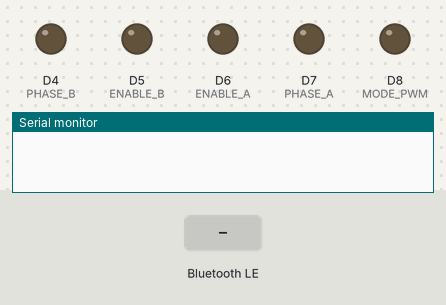
Bench run of a sketch on a simulated Arduino Nano 33 IoT. Parts: output pins drawn as LEDs (lit = HIGH), the last lines printed to the serial monitor. The test bench sets the inputs (shaded band). Nothing arrives over Bluetooth unless stated; a phone connects over Bluetooth LE 3 s after start; pins used as bus, display or sensor lines are not drawn.

Above: at 0.0 s.
At 4.3 s:
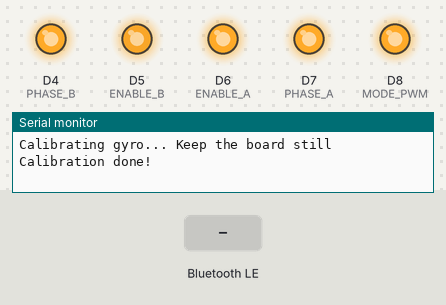
4.4 s: Bluetooth LE write "r" received
At 6.35 s:
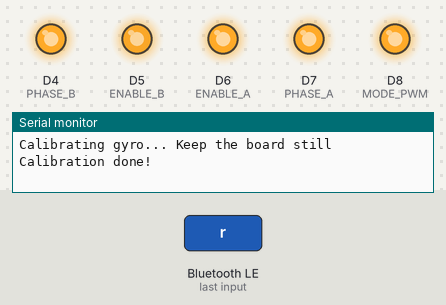
Timing chart, 0 to 16.4 s (numbered marks = the images above; inputs shaded):
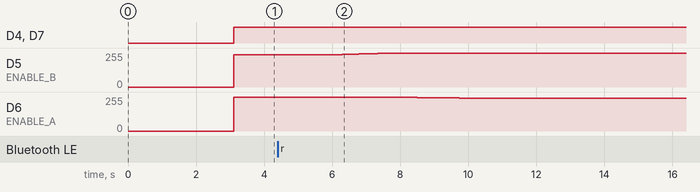

Measured:
- after the input at 4.4 s, D5 (ENABLE_B): moves from 242/255 to 255/255 over 1.7 s, starting after 1.8 s; D6 (ENABLE_A): 255/255 → 254/255 after 3.5 s, → 253/255 0.20 s later, → 252/255 0.21 s later, → 251/255 0.23 s later, … (13 changes in this stretch)

The sketch:

Arduino_MPU6500_LipoBat_8835_BLE_degree_20260824_OK.ino
```cpp
#include <Wire.h>
#include <MadgwickAHRS.h> //　Madgwickフィルタライブラリを取り込む (予めライブラリ"Madgwick"をインストールする)
#include <ArduinoBLE.h> // BLEのライブラリを取り込む
#include <SPI.h> // MPU-6500でSPIを使う

// サービスに割り当てるUUIDを指定
BLEService tuningService("965faa66-e492-4af1-8c42-deef6500ee8c");
// 属性に割り当てるUUIDを指定
BLEStringCharacteristic paramChar("5ba1f964-5516-4fa1-a601-688a59fe6e8f", BLEWrite | BLERead | BLENotify, 30); //書き込み,20文字

// スケール定数
#define ACC_SCALE 16384.0   // ±2g
#define GYRO_SCALE 131.0    // ±250 dps

// ジャイロオフセット格納
float gx_offset = 0, gy_offset = 0, gz_offset = 0;

//IMUセンサのデータから正確な姿勢を算出するmadgwickフィルタ
Madgwick filter;

// MPU-6500用ピン
#define CS_PIN 10

// SPI通信の設定 (1 MHz, MSBFIRST, MODE0)を定義
SPISettings spiSettings(1000000, MSBFIRST, SPI_MODE0);

// DRV8835用モータ制御関係
const int PHASE_A = 7; // モータAの正転・反転  -- DriverのPIN = BIN1, ArduinoのPIN = 7
const int ENABLE_A = 6; // モータAのPWM  -- DriverのPIN = BIN2, ArduinoのPIN = 6
const int PHASE_B = 4; // モータBの正転・反転    -- DriverのPIN = AIN1, ArduinoのPIN = 4
const int ENABLE_B = 5; // モータBのPWM  -- DriverのPIN = AIN2, ArduinoのPIN = 5
const int MODE_PWM = 8; // PWMを使うモード  ArduinoのPIN = 8

#define V_MIN 20 // モータ駆動PWM(0~255)の最低値。これより低いと回らない。
#define V_MAX 255 // モータ駆動PWM(0~255)の最高値。

// Roll, Pitch, Yawの初期値
float Roll = 0.;
float Pitch = 0.;
float Yaw = 0.;
float prevPitch = 0.;
float pos = 0.; // 位置
float vel = 0.; // 速度
float prevPos = 0.;

// pid制御パラメータの初期
float Kp = 3000.; // Pゲイン
float Ki = 5.0; // Iゲイン
float Kd = 10.0; // Dゲイン
float Ks = 50.0; // Pゲインの2乗
float Kvel = 0.0; // 速度FBゲイン0.1
float Kpos = 0.; // 位置FBゲイン0.5
float Kpfilt = 0.05; // Pのfilter係数
float Kdfilt = 0.95; // Dのfilter係数
float Kposdec = 0.999; // posの減衰係数
float Kpwma = 1.05; // モータAのPWMの係数、基準は1.0 右側
float Kpwmb = 0.95; // モータBのPWMの係数、基準は1.0　左側
float Kt = 0.7; // 電池の消耗を考慮する係数、最初は~0.7、最後は~1.0、pwmの係数

float target = -6.6; // 目標値　大きくすると前にいく

// 制御用
float dt; // 処理時間
float P, I = 0, D;
float Power;  // モータの出力(PID計算結果)
int pwm, pwma, pwmb;  // pwmデューティー比 0~255
int stoptheta = 20; // 倒れすぎたらモータを止める角度
int Ncount = 0; // カウント
int Ncmax = 3000; // カウントの最大値

// Dフィルタ用
float D_filtered = 0;

// Pフィルタ用
float P_filtered = 0;

//タイミング
unsigned long prevMicros = 0;
const int LOOP_US = 5000; // 200 Hz

unsigned long lastControl = 0;
unsigned long lastBle = 0;

// 操作用
float target_offset = 0.;
float turn_offset = 0.;
float target_cmd = 0.;
float turn_cmd = 0.;

// 状態判定
bool isSafe = false;

// MPU-6500から読み込む
void readMPU6500(int16_t &ax, int16_t &ay, int16_t &az, int16_t &gx, int16_t &gy, int16_t &gz) {
  SPI.beginTransaction(spiSettings); // SPI通信の開始を明示
  digitalWrite(CS_PIN, LOW);
  SPI.transfer(0x3B | 0x80); // 読み出し開始

  ax = (SPI.transfer(0) << 8) | SPI.transfer(0);
  ay = (SPI.transfer(0) << 8) | SPI.transfer(0);
  az = (SPI.transfer(0) << 8) | SPI.transfer(0);
  SPI.transfer(0); SPI.transfer(0); // temperature skip
  gx = (SPI.transfer(0) << 8) | SPI.transfer(0);
  gy = (SPI.transfer(0) << 8) | SPI.transfer(0);
  gz = (SPI.transfer(0) << 8) | SPI.transfer(0);

  digitalWrite(CS_PIN, HIGH);
  SPI.endTransaction(); // SPI通信の終了
}

// MPU-6500 ジャイロオフセット補正 1秒間
void calibrateGyro() {
  int samples = 200;
  long gx_sum = 0, gy_sum = 0, gz_sum = 0;
  int16_t ax_raw, ay_raw, az_raw;
  int16_t gx_raw, gy_raw, gz_raw;

  for (int i = 0; i < samples; i++) {
    // RAW値取得
    readMPU6500(ax_raw, ay_raw, az_raw, gx_raw, gy_raw, gz_raw);
    gx_sum += gx_raw;
    gy_sum += gy_raw;
    gz_sum += gz_raw;
    delay(5);
  }

  // オフセット値
  gx_offset = gx_sum / (float)samples;
  gy_offset = gy_sum / (float)samples;
  gz_offset = gz_sum / (float)samples;
}

// MPU-6500用
void writeRegister(uint8_t reg, uint8_t data){
  SPI.beginTransaction(spiSettings);
  digitalWrite(CS_PIN, LOW);
  SPI.transfer(reg);
  SPI.transfer(data);
  digitalWrite(CS_PIN, HIGH);
  SPI.endTransaction();
}

// MPU-6500用
uint8_t readRegister(uint8_t reg){
  digitalWrite(CS_PIN, LOW);
  SPI.transfer(reg | 0x80);
  uint8_t val = SPI.transfer(0x00);
  digitalWrite(CS_PIN, HIGH);
  return val;
}

// MPU-6500用
void initMPU6500(){
  writeRegister(0x6B, 0x00); // sleep解除
  delay(100);
}

void controlLoop(){
  int16_t ax_raw, ay_raw, az_raw;
  int16_t gx_raw, gy_raw, gz_raw;

  // 時間差計算（秒）
  unsigned long now = micros();
  float dt = (now - prevMicros) / 1000000.0; // 秒の単位にする
  dt = constrain(dt, 0.002, 0.01); // 転倒防止_20260326
  prevMicros = now;

  // RAW値取得
  // SPI.beginTransaction(SPISettings(1000000, MSBFIRST, SPI_MODE0));
  readMPU6500(ax_raw, ay_raw, az_raw, gx_raw, gy_raw, gz_raw);

  gx_raw -= gx_offset;
  gy_raw -= gy_offset;
  gz_raw -= gz_offset;

  // 物理単位換算　加速度値を分解能で割って加速度(g)に変換する
  float ax = ax_raw / ACC_SCALE;
  float ay = ay_raw / ACC_SCALE;
  float az = az_raw / ACC_SCALE;

  // 角速度値を分解脳で割って角速度(degree/s)に変換し、さらにrad/sに変換する
  // float gx = gx_raw / GYRO_SCALE * PI / 180.0; // rad/s
  // float gy = gy_raw / GYRO_SCALE * PI / 180.0;
  // float gz = gz_raw / GYRO_SCALE * PI / 180.0;

  float gx = gx_raw / GYRO_SCALE; // deg/s
  float gy = gy_raw / GYRO_SCALE;
  float gz = gz_raw / GYRO_SCALE;

  // Madgwickフィルタ更新
  filter.updateIMU(gx, gy, gz, ax, ay, az);

  // Roll/Pitch/Yaw取得（°単位）
  // Roll  = filter.getRoll(); // Rollの推定角度 degree
  Pitch = filter.getPitch(); // PITCHの推定角度 degree
  // Yaw   = filter.getYaw(); // YAWの推定角度 degree

  /*
  // 確認用表示
  Serial.print("ACC (g): ");
  Serial.print(ax, 2); Serial.print(" ");
  Serial.print(ay, 2); Serial.print(" ");
  Serial.print(az, 2);

  Serial.print( "ROLL :" ); Serial.print( Roll ); Serial.print( "," );
  Serial.print( "PITCH:" ); Serial.print( Pitch ); Serial.print( "," );
  Serial.print( "YAW  :" ); Serial.print( Yaw );
  Serial.print("\n");
  */

  // PID制御
  // 目標から現在の角度を引いて偏差を求める
  target_offset = target_offset + 0.001 * (target_cmd - target_offset); // ゆっくり変化させる
  float P_raw = ((target + target_offset) - Pitch)/90.0; // -90～90を取るので90で割って-1.0～1.0にする

  // ローパスフィルタ
  // P_filtered = 0.01 * P_filtered + 0.99 * P_raw;
  P_filtered = Kpfilt * P_filtered + (1. - Kpfilt) * P_raw;
  P = P_filtered;

  // Pが小さい時Iを減衰させる
  if (abs(P) < 0.01){
    I *= 0.99;
  }

  // 積分 (制限付き)
  I += P * dt; // 偏差を積分する
  I = constrain(I, -100, 100); // 制限

  // 微分 (pitchベース)
  float pitchRate = (Pitch - prevPitch) / dt;
  prevPitch = Pitch; // 偏差を記録

  float D_raw = -pitchRate;

  // ローパスフィルタ
  D_filtered = Kdfilt * D_filtered + (1. - Kdfilt) * D_raw;
  D = D_filtered;

  /*
  // 確認用表示
  Serial.print("Pitch =\t"); Serial.print(Pitch); Serial.print(", \t");
  Serial.print("Kp*P =\t"); Serial.print(Kp*P,4); Serial.print(", \t");
  Serial.print("Ki*I =\t"); Serial.print(Ki*I,4); Serial.print(", \t");
  Serial.print("Kd*D =\t"); Serial.print(Kd*D,4); Serial.print(", \n");
  */

  // 角度を検知してモータを動作させる（倒立振り子の主動作）
  // 出力を計算する
  Power = Kp * P * (1. + Ks * abs(P)) + Ki * I + Kd * D;

  // 電池の消耗を考慮
  Power = Kt * Power;

  //最初しばらくは位置、速度は計算しない
  if (Ncount < Ncmax){
    Ncount += 1;
    pos = 0.;
    vel = 0.;
    prevPos = 0.;
  }

  // vel = Power; // 速度
  Power = Power + Kpos * pos + Kvel * vel; // 位置のFB
  // Power = Kp * P + Ki * I + Kd * D;

  float Powerlim = constrain(Power, -255., 255.); // 255.に制限されるので
  pos = Kposdec * pos + Powerlim * dt; // 位置
  vel = (pos - prevPos) / dt;
  prevPos = pos;

  // もしtarget_cmdがある値を持っているならpos、prevPosをゼロにする
  // if (abs(target_offset > 1.0)){
  //  pos = 0.;
  //   prevPos = 0.;
  // }

  // モータのPWM出力
  pwm = constrain(abs((int)Power), V_MIN, V_MAX); // 255に制限する

  // 左右のモータの違いを考慮
  turn_offset = turn_offset + 0.0008 * (turn_cmd - turn_offset); // ゆっくり変化させる
  pwma = (int)(Kpwma * pwm - turn_offset);
  pwmb = (int)(Kpwmb * pwm + turn_offset);

  // 制限
  pwma = constrain(pwma, 0, 255);
  pwmb = constrain(pwmb, 0, 255);

  // フェイルセーフ
  isSafe = false;

  if (Pitch < -stoptheta + target || Pitch > stoptheta + target){
    // 場外フラグ
    isSafe = true;

    // DRV8835用倒れすぎたら停止
    analogWrite( ENABLE_A, 0); // モータAを停止
    analogWrite( ENABLE_B, 0); // モータBを停止

    P = 0;
    I = 0;
    D = 0;
    pos = 0.;
    vel = 0.;
    Ncount = 0;

    D_filtered = 0.;
    P_filtered = 0.;
    prevPitch = 0.;
    prevPos = 0.;

    target_offset = 0.;
    turn_offset = 0.;
    target_cmd = 0.;
    turn_cmd = 0.;

    return;
  }

  if (Power > 0){
    // DRV8835用正転
    digitalWrite( PHASE_A, LOW ); // モータAを正転にする
    digitalWrite( PHASE_B, LOW ); // モータBを正転にする
  }else{
    digitalWrite( PHASE_A, HIGH ); //モータAを反転にする
    digitalWrite( PHASE_B, HIGH ); // モータBを反転にする
  }

  analogWrite( ENABLE_A, pwma ); // モータAをpwmaで動かす
  analogWrite( ENABLE_B, pwmb ); // モータBをpwmbで動かす

  // 減衰
  target_offset *= 0.9996;
  turn_offset *= 0.9996;
  target_cmd *= 0.9996;
  turn_cmd *= 0.9996;

}

void bleLoop(){
  BLE.poll();

  if (paramChar.written()){ // 属性が書き換えられたかどうかを確認する
    String cmd = paramChar.value();

    // パラメータ変更(安全時のみ)
    if (isSafe){
      if (cmd.startsWith("Kp=")) Kp = cmd.substring(3).toFloat();
      if (cmd.startsWith("Ki=")) Ki = cmd.substring(3).toFloat();
      if (cmd.startsWith("Kd=")) Kd = cmd.substring(3).toFloat();
      if (cmd.startsWith("Ks=")) Ks = cmd.substring(3).toFloat();
      if (cmd.startsWith("Kt=")) Kt = cmd.substring(3).toFloat();

      // Serial.print("Kp = ");Serial.print(Kp);Serial.print("\n");
      // Serial.print("Ki = ");Serial.print(Ki);Serial.print("\n");
      // Serial.print("Kd = ");Serial.print(Kd);Serial.print("\n");
      // Serial.print("Ks = ");Serial.print(Ks);Serial.print("\n");
      // Serial.print("Kt = ");Serial.print(Kt);Serial.print("\n");

      // 3つの値をカンマ区切りなどで1つの文字列にする
      // 例: "Kp:1.0, Ki:2.0, Kd:0.5"
      String statusMsg1 = "Kp:" + String(Kp, 2) + ", Ki:" + String(Ki, 2) + ", Kd:" + String(Kd, 2);
      String statusMsg2 = "Ks:" + String(Ks, 2) + ", Kt:" + String(Kt, 2);

      // まとめた文字列をブラウザに通知
      paramChar.writeValue(statusMsg1);
      paramChar.writeValue(statusMsg2);

      return;

      // Serial.print("Received and Notified: "); Serial.println(cmd);
    }

    // 操作コマンド
    if (cmd == "f") target_cmd += 1.4; // 最大で約1/3になる
    if (cmd == "b") target_cmd -= 1.4;
    if (cmd == "r"){
      turn_cmd += 60.;
      target_cmd += 0.8; // 少し前進する
    }
    if (cmd == "l"){
      turn_cmd -= 60.;
      target_cmd += 0.8; // 少し前進する
    }

    // 文字列をブラウザに通知
    String statusMsg = "cmd :" + cmd + " " + String(target_cmd, 2) + " " + String(turn_cmd, 2);
    paramChar.writeValue(statusMsg);
  }

}

void setup() {
  // シリアル出力On 1秒間に115,200ビットの通信速度(ボーレート)でシリアル通信の準備をする
  Serial.begin(115200);
  delay(2000);

  // SPI開始
  SPI.begin();
  pinMode(CS_PIN, OUTPUT);
  digitalWrite(CS_PIN, HIGH);

  // MPU-6500 初期化 sleep解除
  initMPU6500();

  // ジャイロオフセット補正
  Serial.println("Calibrating gyro... Keep the board still");
  calibrateGyro();
  Serial.println("Calibration done!");

  // Madgwickフィルタ初期化
  filter.begin(200); // 200 Hz

  // DRV8835用モータ制御関係の端子を出力端子にする
  pinMode( PHASE_A, OUTPUT );
  pinMode( ENABLE_A, OUTPUT );
  pinMode( PHASE_B, OUTPUT );
  pinMode( ENABLE_B, OUTPUT );
  pinMode( MODE_PWM, OUTPUT );
  digitalWrite(MODE_PWM, HIGH); //　モータスリープ解除(常時ON)　PWMが使えるモードにする

  // DRV8835用モータを停止する(Enableを0にする)
  digitalWrite(PHASE_A, LOW);
  analogWrite(ENABLE_A, 0);
  digitalWrite(PHASE_B, LOW);
  analogWrite(ENABLE_B, 0);

  // タイム管理
  prevMicros = micros();

  // BLE初期化
  BLE.begin(); // BLEを使用できるようにする
  BLE.setLocalName("InvertedPendulum"); // サービスの名前を指定する
  BLE.setAdvertisedService(tuningService); // アドバタイズするサービスをセットする
  tuningService.addCharacteristic(paramChar);// サービスに属性を追加する
  BLE.addService(tuningService);// 指定したサービスを利用できるように登録処理する
  BLE.setAdvertisedServiceUuid(tuningService.uuid()); // アドバタイズデータにService UUIDを含める
  BLE.advertise(); // アドバタイズの送信を開始する

  BLE.poll();
}

void loop() {
  unsigned long now0 = micros();

  // 高速制御ループ (200Hz固定)
  if (now0 - lastControl >= 5000){
    lastControl += 5000;
    controlLoop();
  }

  // 低速BLE処理
  if (millis() - lastBle >= 100){
    lastBle = millis();
    bleLoop();
  }

}
```
